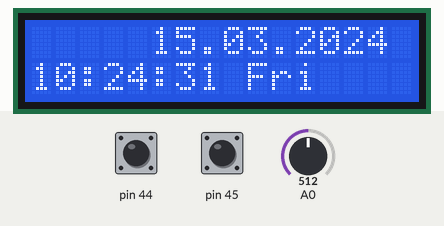
This sketch was run on a simulated Arduino Mega 2560, built with avr-gcc and run on an emulated ATmega2560. Parts: 16×2 character LCD. The inputs (shaded band) are chosen by the test bench; at power-on: pin 44 HIGH, A0 = 512, pin 45 HIGH. The local clock reads 2024-03-15 10:24:30 at power-on unless the sketch sets it.

Above: at 1.2 s.
1.3 s: pin 44 pulled LOW for 1.25 s
At 2.5 s:
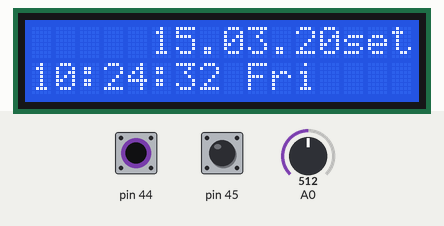
5.1 s: A0 set to 546
6.6 s: A0 set to 573
At 7.0 s:
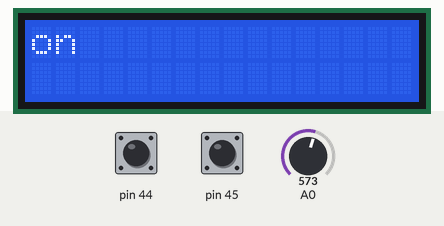
10.7 s: pin 45 pulled LOW for 1.25 s
At 11.6 s:
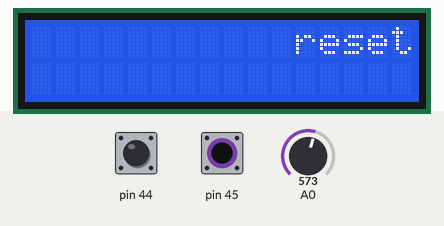
16.0 s: pin 44 pulled LOW for 1.25 s
At 17.3 s:
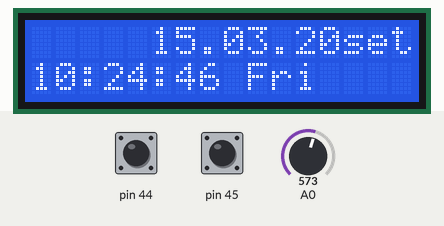
21.3 s: pin 45 pulled LOW for 3.2 s
At 23.1 s:
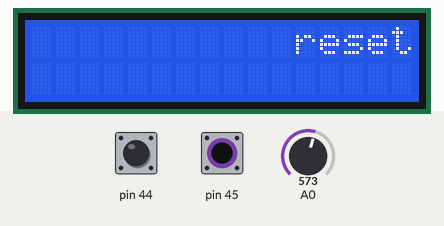
Timing chart, 0 to 24.6 s (numbered marks = the images above; inputs shaded):
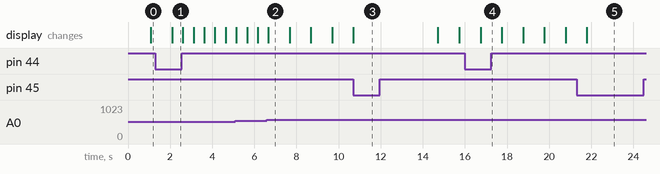

The sketch:

DS1302_LCD_rtc_test.ino
```cpp
// (licence header left out)
#include <LiquidCrystal.h>
#include <DS1302.h>

int lcd_key     = 0;
int adc_key_in  = 0;
#define btnRIGHT  0
#define btnUP     1
#define btnDOWN   2
#define btnLEFT   3
#define btnSELECT 4
#define btnNONE   5

// Init the DS1302
DS1302 rtc(0, 2, 1);
//pinMode(buzzerPin, OUTPUT);
// Init the LCD
LiquidCrystal lcd(8, 9, 4, 5, 6, 7);
int hour_alarm= 0, minutes_alarm = 0, buzzerPin = 3;
boolean alarm_trigger = false;

void setup()
{
  // Set the clock to run-mode, and disable the write protection
  rtc.halt(false);
  rtc.writeProtect(false);
  pinMode(44, INPUT_PULLUP);
  pinMode(45, INPUT_PULLUP);
  // Setup LCD to 16x2 characters
  lcd.begin(16, 2);

  // The following lines can be commented out to use the values already stored in the DS1302
  //rtc.setDOW(TUESDAY);        // Set Day-of-Week to FRIDAY
  //rtc.setTime(14, 29, 0);     // Set the time to 12:00:00 (24hr format)
  //rtc.setDate(24, 4, 2018);   // Set the date to August 6th, 2010
}

void loop()
{
  // Display time centered on the upper line
  lcd.setCursor(0, 1);
  lcd.print(rtc.getTimeStr());


  lcd.setCursor(9, 1);
  lcd.print(rtc.getDOWStr(FORMAT_SHORT));


  lcd.setCursor(5, 0);
  lcd.print(rtc.getDateStr());

  if(digitalRead(44) == LOW)
  {
    lcd.setCursor(13,0);
    lcd.print("set");
    while(read_LCD_buttons() != 4){
      set_alarm();
      }
     alarm_trigger=true;
    lcd.print("on");
    }
  if(digitalRead(45) == LOW){
    hour_alarm= 0, minutes_alarm = 0;
    lcd.clear();
    lcd.setCursor(11,0);
     alarm_trigger=false;
    lcd.print("reset");
    delay(3000);
    }

  String time_now = rtc.getTimeStr();
  delay (1000);
  if(time_now.substring(0,2).toInt() == hour_alarm && time_now.substring(3,5).toInt()== minutes_alarm && alarm_trigger == true && time_now.substring(6).toInt()<15)
  {
    buzz_buzz();
    buzz_buzz();
    buzz_buzz();
    }

}

void buzz_buzz()
{
  analogWrite(buzzerPin, 20);
  delay(5000);
  analogWrite(buzzerPin, 0);
}

int read_LCD_buttons()
{
 adc_key_in = analogRead(0);
 // my buttons when read are centered at these valies: 0, 144, 329, 504, 741
 // we add approx 50 to those values and check to see if we are close
 if (adc_key_in > 1000) return btnNONE; // We make this the 1st option for speed reasons since it will be the most likely result
 if (adc_key_in < 50)   return btnRIGHT;
 if (adc_key_in < 195)  return btnUP;
 if (adc_key_in < 380)  return btnDOWN;
 if (adc_key_in < 555)  return btnLEFT;
 if (adc_key_in < 790)  return btnSELECT;

 return btnNONE;  // when all others fail, return this...
}

void set_alarm()
{

  if(read_LCD_buttons()==1)
      {
       hour_alarm=hour_alarm+1;

        }
      if(read_LCD_buttons()==2)
      {
        hour_alarm= hour_alarm-1;

        }
        if(read_LCD_buttons()==0)
      {
       minutes_alarm= minutes_alarm+1;

        }
      if(read_LCD_buttons()==3)
      {
        minutes_alarm=  minutes_alarm-1;

        }
        if(hour_alarm <0 )hour_alarm=23;
        if(hour_alarm>23)hour_alarm=0;
        if(minutes_alarm <0 )minutes_alarm=59;
        if(minutes_alarm>59)minutes_alarm=0;


        lcd.print("Set alarm: " + String(hour_alarm) + ":" + String(minutes_alarm) );

        lcd.setCursor(0, 1);
        lcd.print(rtc.getTimeStr());
         delay(500);
        lcd.clear();
  }
```

Measured:
- the behaviour switches between 554 and 555 on A0 (found by bisection; images 1 and 2)
- after the input at 1.3 s, the display: changes after 0.80 s (image 1)
- after the input at 6.6 s, the display: changes after 0.07 s (image 2)
- after the input at 10.7 s, the display: changes at once (image 3)
- after the input at 16.0 s, the display: changes after 0.74 s (image 4)
- after the input at 21.3 s, the display: changes after 0.49 s (image 5)
- what the display in image 2 shows lasts 1.0 s, from 6.7 s to 7.7 s
